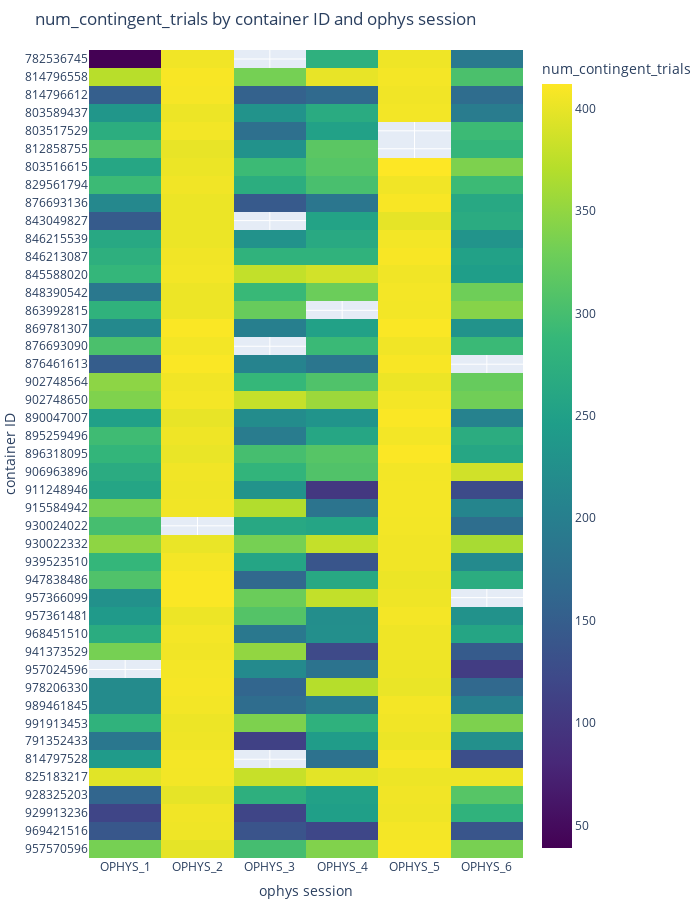

The notebook cell this image was saved under:
### Code cell
value = 'd_prime_peak'
for value in values:
    fig = go.Figure(
        data=go.Heatmap(
            z=val_array.loc[{'container_id':container_ids,'value':value}].values,
            x=session_prefixes,
    #         y = [str(i) for i in range(len(container_ids))],
            y=container_ids,
            hoverongaps = True,
            colorbar={'title':value},
            colorscale='viridis',
        )
    )

    fig.update_layout(
        autosize=False,
        width=700,
        height=20*len(container_ids),
        margin=dict(
            l=0,
            r=0,
            b=0,
            t=50,
            pad=0
        ),
        xaxis_title='ophys session',
        yaxis_title='container ID',
        title='{} by container ID and ophys session'.format(value)
    )
    fig.update_yaxes(autorange="reversed",type='category',dtick=1)
    fig.update_xaxes(dtick=1)
    fig.write_html("/allen/programs/braintv/workgroups/nc-ophys/visual_behavior/qc_plots/overview_plots/{}_container_overview.html".format(value))
fig.show()

### Figure 1 — Plotly figure (JSON) as saved in the notebook; plotly's stock layout.template omitted (floating-point values rounded to 4 significant figures; data arrays with more than 128 entries replaced by an {"elided": "..."} marker saying what was removed)
{"data": [{"colorbar": {"title": {"text": "num_contingent_trials"}}, "colorscale": [[0, "#440154"], [0.1111, "#482878"], [0.2222, "#3e4989"], [0.3333, "#31688e"], [0.4444, "#26828e"], [0.5556, "#1f9e89"], [0.6667, "#35b779"], [0.7778, "#6ece58"], [0.8889, "#b5de2b"], [1, "#fde725"]], "hoverongaps": true, "type": "heatmap", "x": ["OPHYS_1", "OPHYS_2", "OPHYS_3", "OPHYS_4", "OPHYS_5", "OPHYS_6"], "y": [782536745, 814796558, 814796612, 803589437, 803517529, 812858755, 803516615, 829561794, 876693136, 843049827, 846215539, 846213087, 845588020, 848390542, 863992815, 869781307, 876693090, 876461613, 902748564, 902748650, 890047007, 895259496, 896318095, 906963896, 911248946, 915584942, 930024022, 930022332, 939523510, 947838486, 957366099, 957361481, 968451510, 941373529, 957024596, 978206330, 989461845, 991913453, 791352433, 814797528, 825183217, 928325203, 929913236, 969421516, 957570596], "z": {"elided": "45x6 int values"}}], "layout": {"autosize": false, "height": 900, "margin": {"b": 0, "l": 0, "pad": 0, "r": 0, "t": 50}, "title": {"text": "num_contingent_trials by container ID and ophys session"}, "width": 700, "xaxis": {"dtick": 1, "title": {"text": "ophys session"}}, "yaxis": {"autorange": "reversed", "dtick": 1, "title": {"text": "container ID"}, "type": "category"}}}
